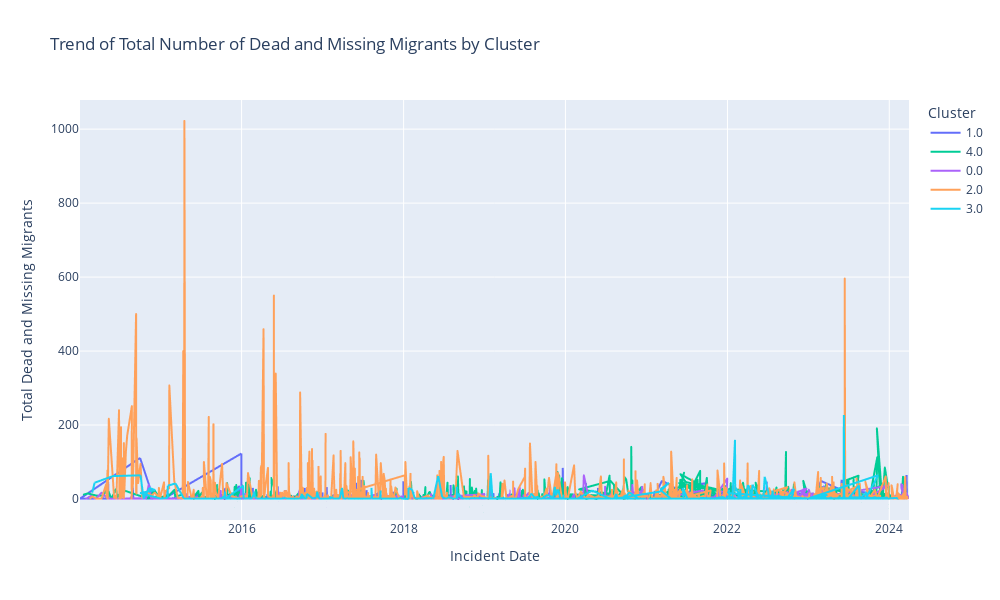

The code cell stored with this chart in its notebook:
### Code cell
import plotly.express as px

# Plotting
fig = px.line(df_clustered, x='Incident Date', y='Total Number of Dead and Missing', color='Cluster_x',
              labels={'Incident Date': 'Incident Date', 'Total Number of Dead and Missing': 'Total Dead and Missing Migrants', 'Cluster_x': 'Cluster'},
              title='Trend of Total Number of Dead and Missing Migrants by Cluster')

# Adjusting the size of the plot
fig.update_layout(
    width=1000,  # Set the width of the plot
    height=600,  # Set the height of the plot
    xaxis_title='Incident Date',
    yaxis_title='Total Dead and Missing Migrants',
    legend_title='Cluster'
)

fig.show()

### Figure 1 — Plotly figure (JSON) as saved in the notebook; plotly's stock layout.template omitted (floating-point values rounded to 4 significant figures; data arrays with more than 128 entries replaced by an {"elided": "..."} marker saying what was removed)
{"data": [{"hovertemplate": "Cluster=1.0<br>Incident Date=%{x}<br>Total Dead and Missing Migrants=%{y}<extra></extra>", "legendgroup": "1.0", "line": {"color": "#636efa", "dash": "solid"}, "marker": {"symbol": "circle"}, "mode": "lines", "name": "1.0", "showlegend": true, "type": "scattergl", "x": {"elided": "6193 str values"}, "xaxis": "x", "y": {"elided": "6193 int values"}, "yaxis": "y"}, {"hovertemplate": "Cluster=4.0<br>Incident Date=%{x}<br>Total Dead and Missing Migrants=%{y}<extra></extra>", "legendgroup": "4.0", "line": {"color": "#00cc96", "dash": "solid"}, "marker": {"symbol": "circle"}, "mode": "lines", "name": "4.0", "showlegend": true, "type": "scattergl", "x": {"elided": "1400 str values"}, "xaxis": "x", "y": {"elided": "1400 int values"}, "yaxis": "y"}, {"hovertemplate": "Cluster=0.0<br>Incident Date=%{x}<br>Total Dead and Missing Migrants=%{y}<extra></extra>", "legendgroup": "0.0", "line": {"color": "#ab63fa", "dash": "solid"}, "marker": {"symbol": "circle"}, "mode": "lines", "name": "0.0", "showlegend": true, "type": "scattergl", "x": {"elided": "1418 str values"}, "xaxis": "x", "y": {"elided": "1418 int values"}, "yaxis": "y"}, {"hovertemplate": "Cluster=2.0<br>Incident Date=%{x}<br>Total Dead and Missing Migrants=%{y}<extra></extra>", "legendgroup": "2.0", "line": {"color": "#FFA15A", "dash": "solid"}, "marker": {"symbol": "circle"}, "mode": "lines", "name": "2.0", "showlegend": true, "type": "scattergl", "x": {"elided": "1377 str values"}, "xaxis": "x", "y": {"elided": "1377 int values"}, "yaxis": "y"}, {"hovertemplate": "Cluster=3.0<br>Incident Date=%{x}<br>Total Dead and Missing Migrants=%{y}<extra></extra>", "legendgroup": "3.0", "line": {"color": "#19d3f3", "dash": "solid"}, "marker": {"symbol": "circle"}, "mode": "lines", "name": "3.0", "showlegend": true, "type": "scattergl", "x": {"elided": "3061 str values"}, "xaxis": "x", "y": {"elided": "3061 int values"}, "yaxis": "y"}], "layout": {"height": 600, "legend": {"title": {"text": "Cluster"}, "tracegroupgap": 0}, "title": {"text": "Trend of Total Number of Dead and Missing Migrants by Cluster"}, "width": 1000, "xaxis": {"anchor": "y", "domain": [0, 1], "title": {"text": "Incident Date"}}, "yaxis": {"anchor": "x", "domain": [0, 1], "title": {"text": "Total Dead and Missing Migrants"}}}}
